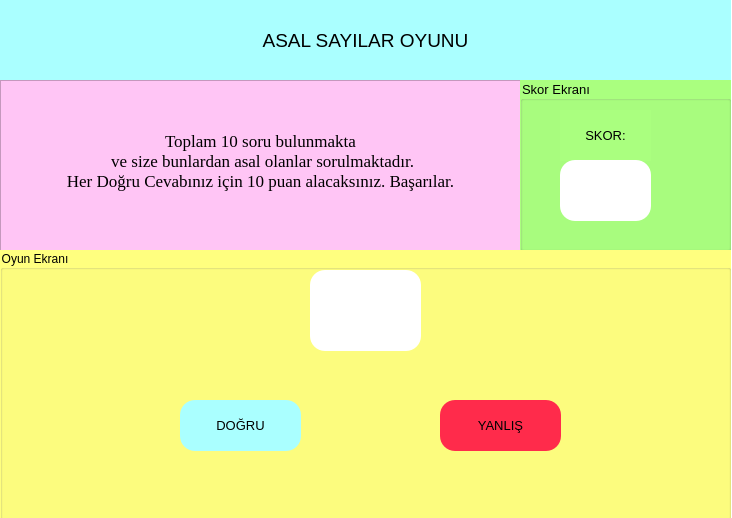
<?xml version="1.0" encoding="UTF-8"?>
<ui version="4.0">
 <class>MainWindow</class>
 <widget class="QMainWindow" name="MainWindow">
  <property name="enabled">
   <bool>true</bool>
  </property>
  <property name="geometry">
   <rect>
    <x>0</x>
    <y>0</y>
    <width>732</width>
    <height>518</height>
   </rect>
  </property>
  <property name="sizePolicy">
   <sizepolicy hsizetype="Preferred" vsizetype="Preferred">
    <horstretch>0</horstretch>
    <verstretch>0</verstretch>
   </sizepolicy>
  </property>
  <property name="minimumSize">
   <size>
    <width>600</width>
    <height>500</height>
   </size>
  </property>
  <property name="maximumSize">
   <size>
    <width>1200</width>
    <height>1000</height>
   </size>
  </property>
  <property name="font">
   <font>
    <pointsize>10</pointsize>
   </font>
  </property>
  <property name="windowTitle">
   <string>Asal Sayılar Oyunu</string>
  </property>
  <property name="windowIcon">
   <iconset resource="ikonlar.qrc">
    <normaloff>:/WindowIcon/icons/Icon.6_06.png</normaloff>:/WindowIcon/icons/Icon.6_06.png</iconset>
  </property>
  <property name="styleSheet">
   <string notr="true">background-color: rgb(255, 255, 255);</string>
  </property>
  <widget class="QWidget" name="centralwidget">
   <property name="autoFillBackground">
    <bool>false</bool>
   </property>
   <property name="styleSheet">
    <string notr="true"/>
   </property>
   <widget class="QWidget" name="verticalLayoutWidget">
    <property name="geometry">
     <rect>
      <x>0</x>
      <y>80</y>
      <width>521</width>
      <height>171</height>
     </rect>
    </property>
    <layout class="QVBoxLayout" name="verticalLayout">
     <property name="rightMargin">
      <number>0</number>
     </property>
     <item>
      <widget class="QFrame" name="frame">
       <property name="styleSheet">
        <string notr="true">background-color: rgb(255, 197, 245);</string>
       </property>
       <property name="frameShape">
        <enum>QFrame::StyledPanel</enum>
       </property>
       <property name="frameShadow">
        <enum>QFrame::Raised</enum>
       </property>
       <widget class="QLabel" name="label_2">
        <property name="geometry">
         <rect>
          <x>10</x>
          <y>10</y>
          <width>501</width>
          <height>141</height>
         </rect>
        </property>
        <property name="font">
         <font>
          <family>Times New Roman</family>
          <pointsize>13</pointsize>
          <weight>9</weight>
          <italic>false</italic>
          <bold>false</bold>
         </font>
        </property>
        <property name="styleSheet">
         <string notr="true"> 
 
 
font: 75 13pt &quot;Times New Roman&quot;;</string>
        </property>
        <property name="text">
         <string>Toplam 10 soru bulunmakta 
 ve size bunlardan asal olanlar sorulmaktadır.
Her Doğru Cevabınız için 10 puan alacaksınız. Başarılar.</string>
        </property>
        <property name="alignment">
         <set>Qt::AlignCenter</set>
        </property>
       </widget>
      </widget>
     </item>
    </layout>
   </widget>
   <widget class="QWidget" name="verticalLayoutWidget_2">
    <property name="geometry">
     <rect>
      <x>0</x>
      <y>0</y>
      <width>731</width>
      <height>80</height>
     </rect>
    </property>
    <layout class="QVBoxLayout" name="verticalLayout_2">
     <item>
      <widget class="QLabel" name="label">
       <property name="font">
        <font>
         <pointsize>14</pointsize>
        </font>
       </property>
       <property name="styleSheet">
        <string notr="true"> 
 
background-color: rgb(170, 255, 255);</string>
       </property>
       <property name="text">
        <string>ASAL SAYILAR OYUNU</string>
       </property>
       <property name="alignment">
        <set>Qt::AlignCenter</set>
       </property>
       <property name="font_type" stdset="0">
        <font/>
       </property>
      </widget>
     </item>
    </layout>
   </widget>
   <widget class="QWidget" name="verticalLayoutWidget_3">
    <property name="geometry">
     <rect>
      <x>520</x>
      <y>80</y>
      <width>211</width>
      <height>171</height>
     </rect>
    </property>
    <layout class="QVBoxLayout" name="verticalLayout_3">
     <item>
      <widget class="QGroupBox" name="groupBox">
       <property name="font">
        <font>
         <pointsize>10</pointsize>
        </font>
       </property>
       <property name="styleSheet">
        <string notr="true">background-color: rgb(170, 255, 127);</string>
       </property>
       <property name="title">
        <string>Skor Ekranı</string>
       </property>
       <widget class="QLabel" name="label_4">
        <property name="geometry">
         <rect>
          <x>40</x>
          <y>30</y>
          <width>91</width>
          <height>51</height>
         </rect>
        </property>
        <property name="font">
         <font>
          <pointsize>10</pointsize>
         </font>
        </property>
        <property name="text">
         <string>SKOR:</string>
        </property>
        <property name="alignment">
         <set>Qt::AlignCenter</set>
        </property>
       </widget>
       <widget class="QLabel" name="label_skor">
        <property name="geometry">
         <rect>
          <x>40</x>
          <y>80</y>
          <width>91</width>
          <height>61</height>
         </rect>
        </property>
        <property name="font">
         <font>
          <pointsize>15</pointsize>
         </font>
        </property>
        <property name="styleSheet">
         <string notr="true">background-color: rgb(255, 255, 255);
border-radius: 15px;</string>
        </property>
        <property name="text">
         <string/>
        </property>
        <property name="alignment">
         <set>Qt::AlignCenter</set>
        </property>
       </widget>
      </widget>
     </item>
    </layout>
   </widget>
   <widget class="QWidget" name="verticalLayoutWidget_4">
    <property name="geometry">
     <rect>
      <x>0</x>
      <y>250</y>
      <width>731</width>
      <height>271</height>
     </rect>
    </property>
    <layout class="QVBoxLayout" name="verticalLayout_4">
     <item>
      <widget class="QGroupBox" name="groupBox_2">
       <property name="font">
        <font>
         <pointsize>9</pointsize>
        </font>
       </property>
       <property name="styleSheet">
        <string notr="true">background-color: rgb(255, 255, 127);</string>
       </property>
       <property name="title">
        <string>Oyun Ekranı</string>
       </property>
       <widget class="QLabel" name="label_oyunEkran">
        <property name="geometry">
         <rect>
          <x>310</x>
          <y>20</y>
          <width>111</width>
          <height>81</height>
         </rect>
        </property>
        <property name="font">
         <font>
          <pointsize>20</pointsize>
         </font>
        </property>
        <property name="styleSheet">
         <string notr="true">background-color: rgb(255, 255, 255);
border-radius: 15px;</string>
        </property>
        <property name="text">
         <string/>
        </property>
        <property name="alignment">
         <set>Qt::AlignCenter</set>
        </property>
       </widget>
       <widget class="QPushButton" name="pushButton_dogru">
        <property name="geometry">
         <rect>
          <x>180</x>
          <y>150</y>
          <width>121</width>
          <height>51</height>
         </rect>
        </property>
        <property name="font">
         <font>
          <pointsize>10</pointsize>
         </font>
        </property>
        <property name="styleSheet">
         <string notr="true">border-radius: 15px;
 
background-color: rgb(170, 255, 255);</string>
        </property>
        <property name="text">
         <string>DOĞRU</string>
        </property>
        <property name="icon">
         <iconset resource="ikonlar.qrc">
          <normaloff>:/Butontuslari/icons/dogruTusu.png</normaloff>:/Butontuslari/icons/dogruTusu.png</iconset>
        </property>
        <property name="iconSize">
         <size>
          <width>64</width>
          <height>64</height>
         </size>
        </property>
       </widget>
       <widget class="QPushButton" name="pushButton_yanlis">
        <property name="geometry">
         <rect>
          <x>440</x>
          <y>150</y>
          <width>121</width>
          <height>51</height>
         </rect>
        </property>
        <property name="font">
         <font>
          <pointsize>10</pointsize>
         </font>
        </property>
        <property name="styleSheet">
         <string notr="true">border-radius: 15px;
 
 
background-color: rgb(255, 43, 75);</string>
        </property>
        <property name="text">
         <string>YANLIŞ</string>
        </property>
        <property name="icon">
         <iconset resource="ikonlar.qrc">
          <normaloff>:/Butontuslari/icons/yanlısTusu.png</normaloff>:/Butontuslari/icons/yanlısTusu.png</iconset>
        </property>
        <property name="iconSize">
         <size>
          <width>64</width>
          <height>64</height>
         </size>
        </property>
       </widget>
      </widget>
     </item>
    </layout>
   </widget>
  </widget>
 </widget>
 <resources>
  <include location="ikonlar.qrc"/>
 </resources>
 <connections/>
</ui>
